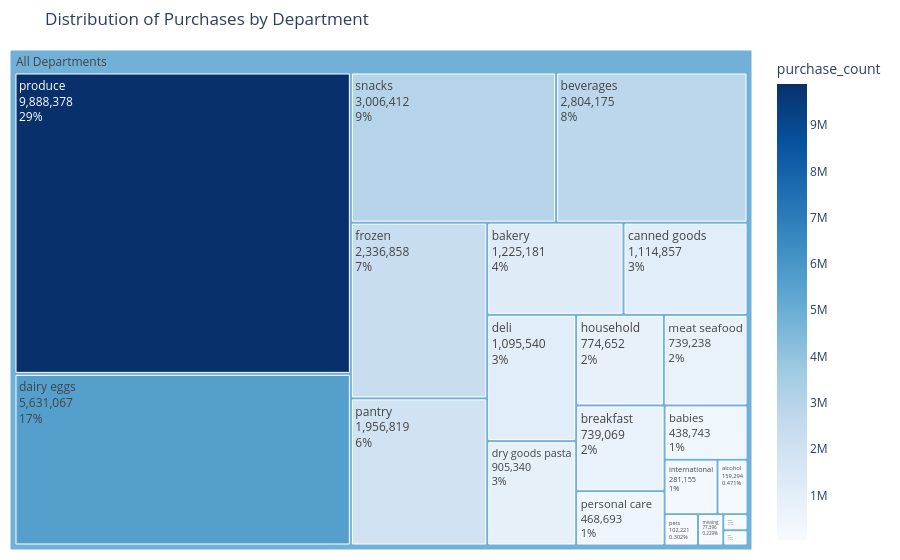

Notebook source saved alongside this figure:
### Code cell
import plotly.express as px

fig = px.treemap(
    department_summary,
    path=[
        px.Constant("All Departments"),
        "department"
    ],
    values="purchase_count",
    color="purchase_count",
    color_continuous_scale="Blues",
    hover_data={
        "purchase_count": ":,",
        "purchase_percentage": ":.1f"
    },
    title="Distribution of Purchases by Department"
)

fig.update_traces(
    textinfo="label+value+percent root"
)

fig.update_layout(
    margin=dict(t=50, l=10, r=10, b=10)
)

fig.show()

### Figure 1 — Plotly figure (JSON) as saved in the notebook; plotly's stock layout.template omitted (floating-point values rounded to 4 significant figures)
{"data": [{"branchvalues": "total", "customdata": [[9888378, "29.23902837644496"], [5631067, "16.650549544390678"], [3006412, "8.889685020059371"], [2804175, "8.291688727667728"], [2336858, "6.90987514572384"], [1956819, "5.78613461869749"], [1225181, "3.6227480407081134"], [1114857, "3.2965300738582504"], [1095540, "3.239411473502582"], [905340, "2.677007488015798"], [774652, "2.2905750376724923"], [739238, "2.1858590821413197"], [739069, "2.185359364614783"], [468693, "1.3858822879587651"], [438743, "1.2973228801494634"], [281155, "0.8313495927420435"], [159294, "0.47101777320784294"], [102221, "0.3022581377520742"], [77396, "0.22885288570312887"], [38086, "0.1126168148856448"], [35932, "0.10624763410363361"], [4810000.0, "(?)"]], "domain": {"x": [0, 1], "y": [0, 1]}, "hovertemplate": "labels=%{label}<br>purchase_count_sum=%{value}<br>parent=%{parent}<br>id=%{id}<br>purchase_count=%{color:,}<br>purchase_percentage=%{customdata[1]:.1f}<extra></extra>", "ids": ["All Departments/produce", "All Departments/dairy eggs", "All Departments/snacks", "All Departments/beverages", "All Departments/frozen", "All Departments/pantry", "All Departments/bakery", "All Departments/canned goods", "All Departments/deli", "All Departments/dry goods pasta", "All Departments/household", "All Departments/meat seafood", "All Departments/breakfast", "All Departments/personal care", "All Departments/babies", "All Departments/international", "All Departments/alcohol", "All Departments/pets", "All Departments/missing", "All Departments/other", "All Departments/bulk", "All Departments"], "labels": ["produce", "dairy eggs", "snacks", "beverages", "frozen", "pantry", "bakery", "canned goods", "deli", "dry goods pasta", "household", "meat seafood", "breakfast", "personal care", "babies", "international", "alcohol", "pets", "missing", "other", "bulk", "All Departments"], "marker": {"coloraxis": "coloraxis", "colors": [9888000.0, 5631000.0, 3006000.0, 2804000.0, 2337000.0, 1957000.0, 1225000.0, 1115000.0, 1096000.0, 905300.0, 774700.0, 739200.0, 739100.0, 468700.0, 438700.0, 281200.0, 159300.0, 102200.0, 77400.0, 38090.0, 35930.0, 4810000.0]}, "name": "", "parents": ["All Departments", "All Departments", "All Departments", "All Departments", "All Departments", "All Departments", "All Departments", "All Departments", "All Departments", "All Departments", "All Departments", "All Departments", "All Departments", "All Departments", "All Departments", "All Departments", "All Departments", "All Departments", "All Departments", "All Departments", "All Departments", ""], "textinfo": "label+value+percent root", "type": "treemap", "values": [9888000.0, 5631000.0, 3006000.0, 2804000.0, 2337000.0, 1957000.0, 1225000.0, 1115000.0, 1096000.0, 905300.0, 774700.0, 739200.0, 739100.0, 468700.0, 438700.0, 281200.0, 159300.0, 102200.0, 77400.0, 38090.0, 35930.0, 33820000.0]}], "layout": {"coloraxis": {"autocolorscale": false, "colorbar": {"title": {"text": "purchase_count"}}, "colorscale": [[0, "rgb(247,251,255)"], [0.125, "rgb(222,235,247)"], [0.25, "rgb(198,219,239)"], [0.375, "rgb(158,202,225)"], [0.5, "rgb(107,174,214)"], [0.625, "rgb(66,146,198)"], [0.75, "rgb(33,113,181)"], [0.875, "rgb(8,81,156)"], [1, "rgb(8,48,107)"]]}, "legend": {"tracegroupgap": 0}, "margin": {"b": 10, "l": 10, "r": 10, "t": 50}, "title": {"text": "Distribution of Purchases by Department"}}}
